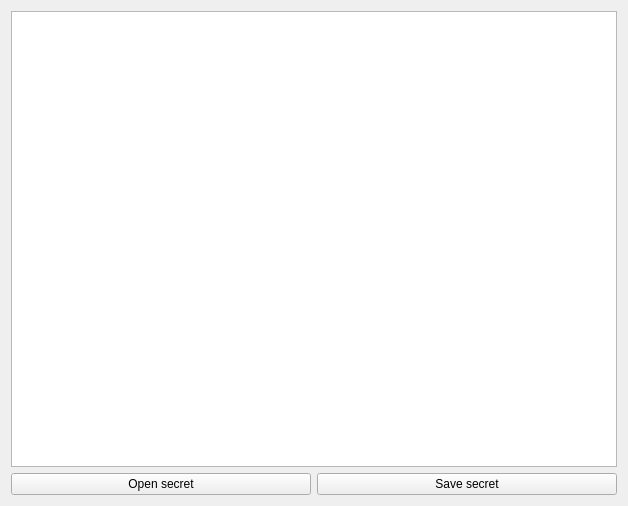
<?xml version="1.0" encoding="UTF-8"?>
<ui version="4.0">
 <class>Form</class>
 <widget class="QWidget" name="Form">
  <property name="geometry">
   <rect>
    <x>0</x>
    <y>0</y>
    <width>628</width>
    <height>506</height>
   </rect>
  </property>
  <property name="windowTitle">
   <string>Secret Editor</string>
  </property>
  <layout class="QVBoxLayout" name="verticalLayout">
   <item>
    <widget class="QTextEdit" name="teContent">
     <property name="font">
      <font>
       <pointsize>12</pointsize>
      </font>
     </property>
    </widget>
   </item>
   <item>
    <layout class="QHBoxLayout" name="horizontalLayout">
     <item>
      <widget class="QPushButton" name="pbOpen">
       <property name="text">
        <string>Open secret</string>
       </property>
      </widget>
     </item>
     <item>
      <widget class="QPushButton" name="pbSave">
       <property name="text">
        <string>Save secret</string>
       </property>
      </widget>
     </item>
    </layout>
   </item>
  </layout>
 </widget>
 <resources/>
 <connections/>
</ui>
